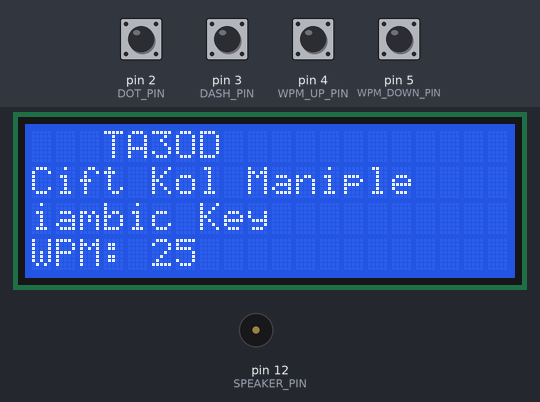
The sketch below on a simulated Arduino Uno, built with avr-gcc and run on an emulated ATmega328P. On the bench: 20×4 character LCD, buzzer (waves = sounding). The test bench sets the inputs (shaded band); at power-on: pin 2 (DOT_PIN), pin 3 (DASH_PIN), pin 4 (WPM_UP_PIN), pin 5 (WPM_DOWN_PIN) HIGH.

Above: at 0.2 s.
4.4 s: pin 2 (DOT_PIN) pulled LOW for 0.15 s
At 5.8 s:
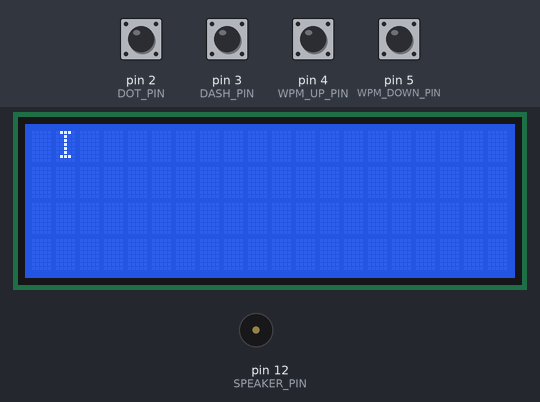
6.1 s: pin 3 (DASH_PIN) pulled LOW for 0.15 s
At 7.2 s:
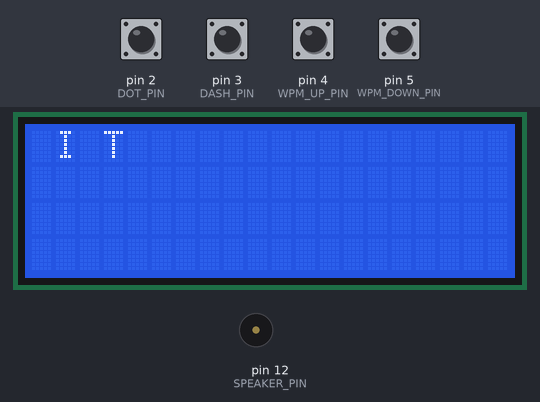
7.8 s: pin 4 (WPM_UP_PIN) pulled LOW for 0.15 s
At 9.0 s:
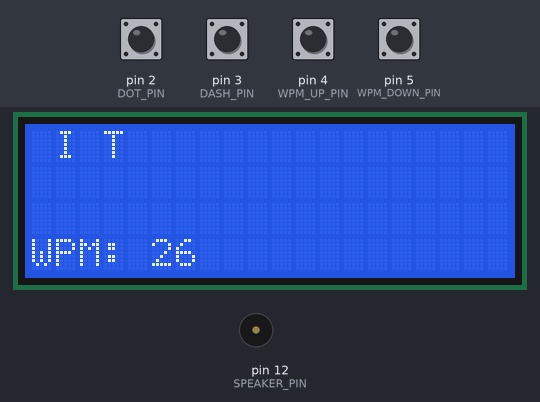
9.4 s: pin 2 (DOT_PIN) pulled LOW for 1 s
At 10.43 s:
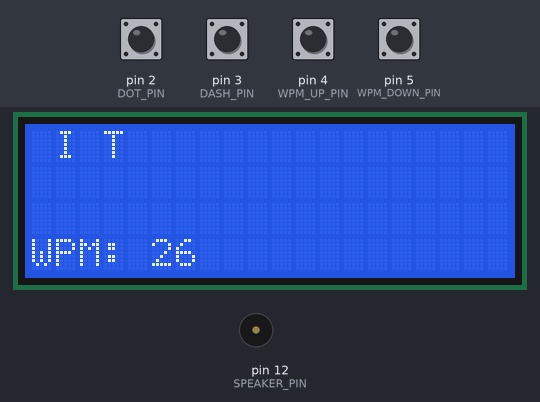
11.9 s: pin 3 (DASH_PIN) pulled LOW for 1 s
At 13.8 s:
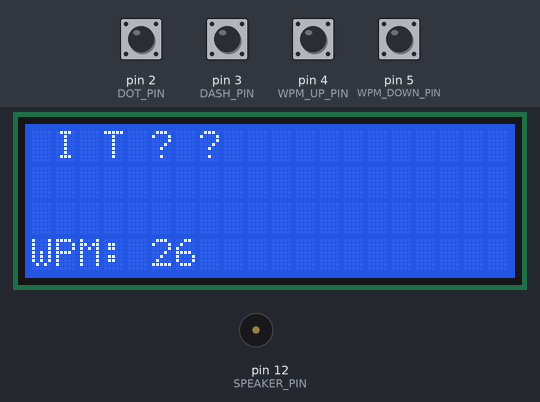
14.4 s: pin 2 (DOT_PIN) pulled LOW for 0.15 s
At 14.6 s:
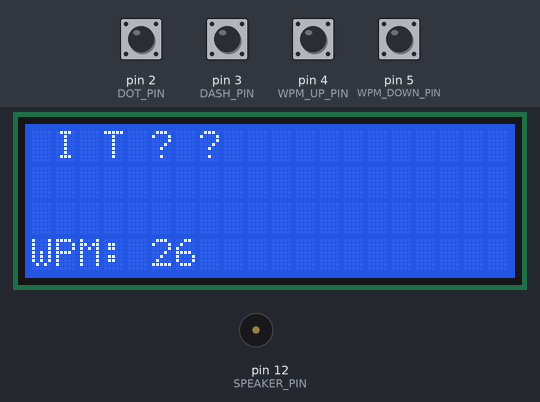
Timing chart, 0 to 17.1 s (numbered marks = the images above; inputs shaded):
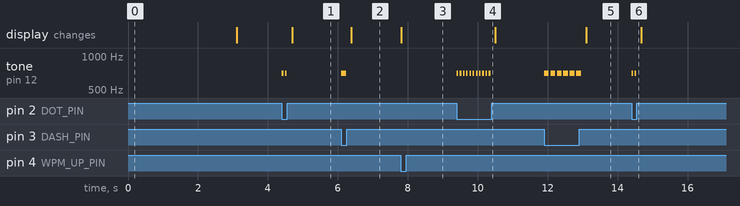

The sketch:

keyer_decoder_ali_2_OK.ino
```cpp
#include <Wire.h>
#include <LiquidCrystal_I2C.h>

LiquidCrystal_I2C lcd(0x3f, 20, 4); // ekranda yazı yoksa  buradaki parantez içini (0x27, 20,4) olarak değiştir


// --- PINLER ---
#define DOT_PIN 2
#define DASH_PIN 3
#define SPEAKER_PIN 12

#define WPM_UP_PIN 4
#define WPM_DOWN_PIN 5


// --- WPM ---
int wpm = 25;/// BURADAKİ DEĞERİ DEĞİŞTİREREK BAŞLANGIÇTAKİ WPN HIZINI AYARLIYORUZ

int dotTime;
int dashTime;
int elementGap;
int letterGap;
int wordGap;

// --- MODE ---
bool iambicMode = true;

// --- STATE ---
bool keying = false;
bool lastWasDot = false;
bool squeeze = false;

String currentSymbol = "";
unsigned long lastActivity = 0;

// --- LCD CURSOR TAKİBİ ---
int cursorCol = 0;
int cursorRow = 0;

// --- WORD GAP FLAG ---
bool wordPrinted = false;

// --- MORSE ---
struct MorseMap {
  const char* code;
  char letter;
};

MorseMap morseTable[] = {
  {".-", 'A'}, {"-...", 'B'}, {"-.-.", 'C'}, {"-..", 'D'},
  {".", 'E'}, {"..-.", 'F'}, {"--.", 'G'}, {"....", 'H'},
  {"..", 'I'}, {".---", 'J'}, {"-.-", 'K'}, {".-..", 'L'},
  {"--", 'M'}, {"-.", 'N'}, {"---", 'O'}, {".--.", 'P'},
  {"--.-", 'Q'}, {".-.", 'R'}, {"...", 'S'}, {"-", 'T'},
  {"..-", 'U'}, {"...-", 'V'}, {".--", 'W'}, {"-..-", 'X'},
  {"-.--", 'Y'}, {"--..", 'Z'},
  {"-----",'0'}, {".----",'1'}, {"..---",'2'}, {"...--",'3'},
  {"....-",'4'}, {".....",'5'}, {"-....",'6'}, {"--...",'7'},
  {"---..",'8'}, {"----.",'9'}
};

// --- TIMING ---
void updateTiming() {
  dotTime = 1200 / wpm;
  dashTime = dotTime * 3;
  elementGap = dotTime;
  letterGap = dotTime * 2;
  wordGap = dotTime * 7; //  ilk deger 5 bosluk ince ayar
}

// --- INPUT ---
bool dotPressed() { return digitalRead(DOT_PIN) == LOW; }
bool dashPressed() { return digitalRead(DASH_PIN) == LOW; }

// --- SES ---
void toneOn() { tone(SPEAKER_PIN, 700); }
void toneOff() { noTone(SPEAKER_PIN); }

// --- LCD YAZMA (DÜZELTİLDİ) ---
void lcdPrintChar(char c) {
  lcd.setCursor(cursorCol, cursorRow);
  lcd.print(c);

  cursorCol++;

  if (cursorCol >= 20) {
    cursorCol = 0;
    cursorRow++;

    if (cursorRow >= 4) {
      lcd.clear();
      cursorRow = 0;
    }
  }
}

// --- GÖNDER ---
void sendElement(bool isDot) {
  keying = true;

  toneOn();
  if (isDot) delay(dotTime);
  else delay(dashTime);
  toneOff();

  delay(elementGap);

  if (isDot) {
    currentSymbol += ".";
    lastWasDot = true;
  } else {
    currentSymbol += "-";
    lastWasDot = false;
  }

  lastActivity = millis();
  wordPrinted = false; // yeni harf geldi → kelime flag sıfırla
  keying = false;
}

// --- DECODER ---
char decodeMorse(String code) {
  for (int i = 0; i < sizeof(morseTable)/sizeof(MorseMap); i++) {
    if (code == morseTable[i].code)
      return morseTable[i].letter;
  }
  return '?';
}

void handleDecoder() {

  // HARF ÇÖZME
  if (currentSymbol.length() > 0) {
    if (millis() - lastActivity > letterGap) {
      char c = decodeMorse(currentSymbol);
      lcdPrintChar(c);
      currentSymbol = "";
      wordPrinted = false; // yeni harf → kelime flag sıfırla
    }
  }

  // KELİME BOŞLUĞU (ARTIK ÇALIŞIR)
  if ((millis() - lastActivity > wordGap) && !wordPrinted) {
    lcdPrintChar(' ');
    wordPrinted = true;
  }
}

// --- KEYER ---
void handleKeyer() {
  bool dot = dotPressed();
  bool dash = dashPressed();

  if (!iambicMode) {
    if (dot) toneOn();
    else toneOff();
    return;
  }

  squeeze = dot && dash;

  if (!keying) {
    if (squeeze) {
      if (lastWasDot) sendElement(false);
      else sendElement(true);
    }
    else if (dot) sendElement(true);
    else if (dash) sendElement(false);
  }
}

// --- BUTON ---
void handleButtons() {
  static unsigned long lastDebounce = 0;
  if (millis() - lastDebounce < 200) return;

  if (!digitalRead(WPM_UP_PIN)) {
    wpm++;
    if (wpm > 40) wpm = 40;
    updateTiming();

    lcd.setCursor(0,3);
    lcd.print("WPM: ");
    lcd.print(wpm);
    lcd.print("   ");

    lastDebounce = millis();
  }

  if (!digitalRead(WPM_DOWN_PIN)) {
    wpm--;
    if (wpm < 5) wpm = 5;
    updateTiming();

    lcd.setCursor(0,3);
    lcd.print("WPM: ");
    lcd.print(wpm);
    lcd.print("   ");

    lastDebounce = millis();
  }


}

// --- SETUP ---
void setup() {
  pinMode(DOT_PIN, INPUT_PULLUP);
  pinMode(DASH_PIN, INPUT_PULLUP);
  pinMode(SPEAKER_PIN, OUTPUT);

  pinMode(WPM_UP_PIN, INPUT_PULLUP);
  pinMode(WPM_DOWN_PIN, INPUT_PULLUP);


  lcd.init();
  lcd.backlight();

  updateTiming();

  lcd.setCursor(0,0);
  lcd.print("   TA3OD");
lcd.setCursor(0,1);
  lcd.print("Cift Kol Maniple");

  lcd.setCursor(0,2);
  lcd.print("iambic Key");

  lcd.setCursor(0,3);
  lcd.print("WPM: ");
  lcd.print(wpm);
delay(3000);
lcd.clear();

}

// --- LOOP ---
void loop() {
  handleButtons();
  handleKeyer();
  handleDecoder();
}
```

Measured:
- after the input at 4.4 s, tone on pin 12 (SPEAKER_PIN): alternates 700 Hz for 0.05 s and silent for 0.05 s, 4 changes in all, then stays silent, starting at once; the display: changes after 0.29 s (image 1)
- after the input at 6.1 s, tone on pin 12 (SPEAKER_PIN): silent → 700 Hz at once, → silent 0.14 s later; the display: changes after 0.29 s (image 2)
- after the input at 7.8 s, the display: changes at once (image 3)
- after the input at 9.4 s, tone on pin 12 (SPEAKER_PIN): alternates 700 Hz for 0.05 s and silent for 0.05 s, 22 changes in all, then stays silent, starting at once
- after the input at 11.9 s, tone on pin 12 (SPEAKER_PIN): alternates 700 Hz for 0.14 s and silent for 0.05 s, 12 changes in all, then stays silent, starting at once; the display: changes after 1.2 s (image 5)
- after the input at 14.4 s, tone on pin 12 (SPEAKER_PIN): alternates 700 Hz for 0.05 s and silent for 0.05 s, 4 changes in all, then stays silent, starting at once
